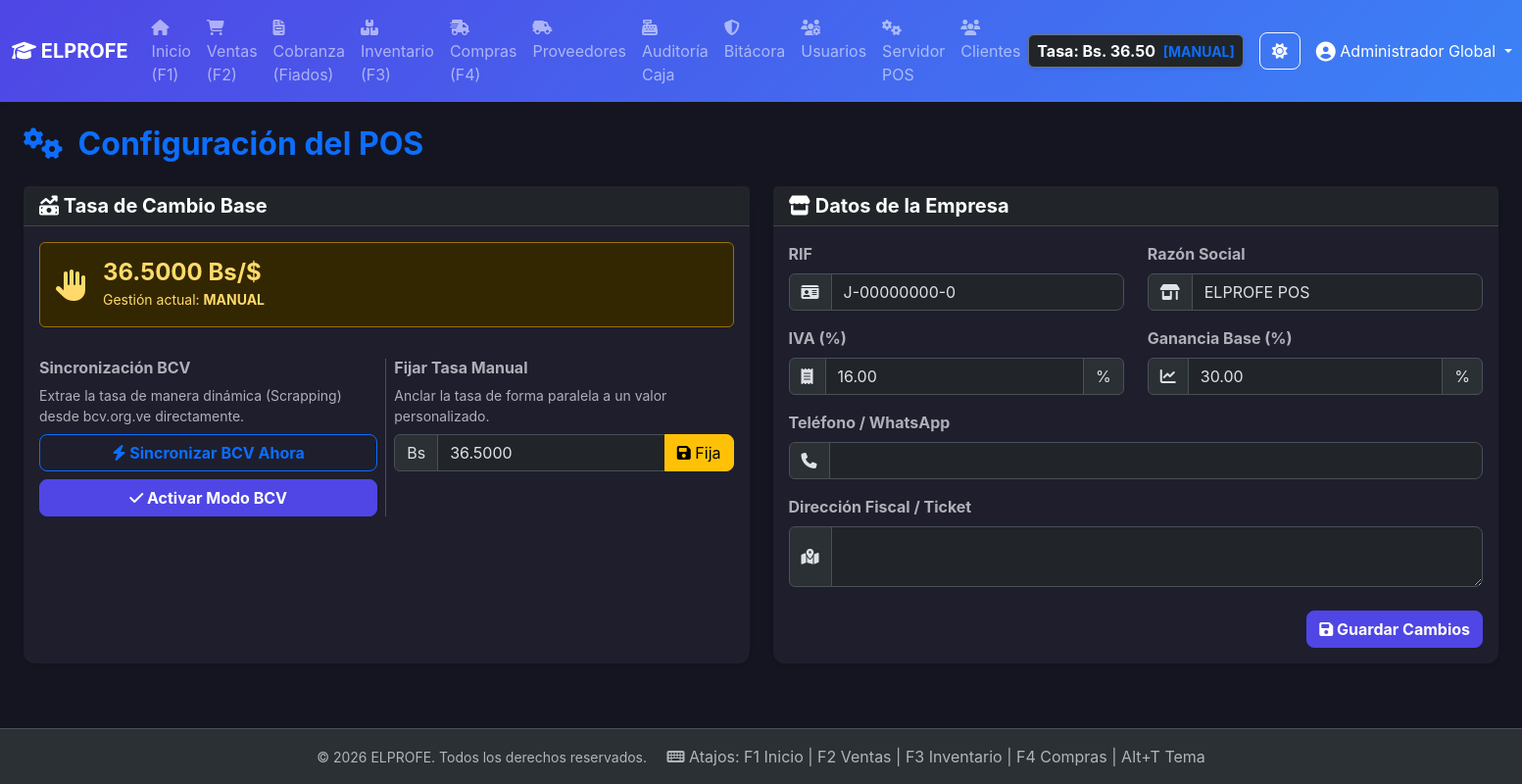
Page /configuracion (signed in) on the committed database.
### tables this page shows
CREATE TABLE configuracion (
    id INT AUTO_INCREMENT PRIMARY KEY,
    clave VARCHAR(50) UNIQUE NOT NULL,
    valor VARCHAR(255) NOT NULL,
    descripcion TEXT
);

### includes/functions.php (called while the page is built, shortened)
<?php
function isAdmin() {
    return isset($_SESSION['user_role']) && $_SESSION['user_role'] === 'ADMIN';
}

### includes/db.php (called while the page is built, shortened)
<?php
function getConfig($key, $pdo) {
    $stmt = $pdo->prepare("SELECT valor FROM configuracion WHERE clave = ?");
    $stmt->execute([$key]);
    $res = $stmt->fetch();
    return $res ? $res['valor'] : null;
}

### pages/configuracion.php (the view, shortened to what this page needs)
<?php
require_once '../includes/db.php';
require_once '../includes/functions.php';
$tasa_actual = getConfig('tasa_usd_bs', $pdo);
$tasa_tipo = getConfig('tasa_tipo', $pdo) ?: 'MANUAL';
$emp_nombre = getConfig('empresa_nombre', $pdo) ?: 'ELPROFE POS';
$emp_dir = getConfig('empresa_direccion', $pdo) ?: '';
$emp_tel = getConfig('empresa_telefono', $pdo) ?: '';
$emp_rif = getConfig('empresa_rif', $pdo) ?: 'J-00000000-0';
$emp_iva = getConfig('empresa_iva', $pdo) ?: '16.00';
$emp_margen = getConfig('empresa_margen', $pdo) ?: '30.00';
require_once '../includes/header.php';
?>
<div class="d-flex justify-content-between align-items-center mb-4">
    <h2 class="fw-bold mb-0 text-primary"><i class="fa-solid fa-gears me-2"></i> Configuración del POS</h2>
</div>
<div class="row">
    <div class="col-lg-6 mb-4">
        <div class="card shadow-sm border-0 h-100">
            <div class="card-header bg-dark text-white">
                <h5 class="card-title fw-bold mb-0"><i class="fa-solid fa-money-bill-trend-up"></i> Tasa de Cambio Base</h5>
            </div>
            <div class="card-body">
                <div class="alert <?php echo $tasa_tipo === 'BCV' ? 'alert-info' : 'alert-warning'; ?> d-flex align-items-center">
                    <i class="fa-solid <?php echo $tasa_tipo === 'BCV' ? 'fa-globe' : 'fa-hand'; ?> fa-2x me-3"></i>
                    <div>
                        <h4 class="mb-0 fw-bold"><?php echo number_format($tasa_actual, 4); ?> Bs/$</h4>
                        <small>Gestión actual: <strong><?php echo $tasa_tipo; ?></strong></small>
                    </div>
                </div>
                <div class="row g-3 mt-3">
                    <div class="col-md-6 border-end">
                        <h6 class="fw-bold text-muted">Sincronización BCV</h6>
                        <p class="small text-muted mb-2">Extrae la tasa de manera dinámica (Scrapping) desde bcv.org.ve directamente.</p>
                        <button class="btn btn-outline-primary w-100 fw-bold mb-2" id="btn-sync-bcv">
                            <i class="fa-solid fa-bolt"></i> Sincronizar BCV Ahora
                        </button>
                        <?php if ($tasa_tipo !== 'BCV'): ?>
                        <form method="POST" action="/ELPROFE/configuracion">
                            <button type="submit" class="btn btn-primary w-100 fw-bold"><i class="fa-solid fa-check"></i> Activar Modo BCV</button>
                        </form>
                        <?php endif; ?>
                    </div>
                    <div class="col-md-6">
                        <h6 class="fw-bold text-muted">Fijar Tasa Manual</h6>
                        <p class="small text-muted mb-2">Anclar la tasa de forma paralela a un valor personalizado.</p>
                        <form method="POST" action="/ELPROFE/configuracion">
                            <div class="input-group mb-2">
                                <span class="input-group-text">Bs</span>
                                <input type="number" step="0.0001" min="0.1" name="tasa_manual" class="form-control" placeholder="Ej. 36.50" value="<?php echo number_format($tasa_actual, 4, '.', ''); ?>" required>
                                <button class="btn btn-warning" type="submit"><i class="fa-solid fa-save"></i> Fija</button>
                            </div>
                        </form>
                    </div>
                </div>
            </div>
        </div>
    </div>
    <div class="col-lg-6 mb-4">
        <div class="card shadow-sm border-0 h-100">
            <div class="card-header bg-dark text-white">
                <h5 class="card-title fw-bold mb-0"><i class="fa-solid fa-store"></i> Datos de la Empresa</h5>
            </div>
            <div class="card-body">
                <form method="POST" action="/ELPROFE/configuracion">
                    <div class="row">
                        <div class="col-sm-6 mb-3">
                            <label class="form-label text-muted fw-bold">RIF</label>
                            <div class="input-group">
                                <span class="input-group-text"><i class="fa-solid fa-id-card"></i></span>
                                <input type="text" name="empresa_rif" class="form-control" value="<?php echo htmlspecialchars($emp_rif); ?>" required>
                            </div>
                        </div>
                        <div class="col-sm-6 mb-3">
                            <label class="form-label text-muted fw-bold">Razón Social</label>
                            <div class="input-group">
                                <span class="input-group-text"><i class="fa-solid fa-shop"></i></span>
                                <input type="text" name="empresa_nombre" class="form-control" value="<?php echo htmlspecialchars($emp_nombre); ?>" required>
                            </div>
                        </div>
                    </div>
                    <div class="row">
                        <div class="col-sm-6 mb-3">
                            <label class="form-label text-muted fw-bold">IVA (%)</label>
                            <div class="input-group">
                                <span class="input-group-text"><i class="fa-solid fa-receipt"></i></span>
                                <input type="number" step="0.01" name="empresa_iva" class="form-control" value="<?php echo htmlspecialchars($emp_iva); ?>" required>
                                <span class="input-group-text">%</span>
                            </div>
                        </div>
                        <div class="col-sm-6 mb-3">
                            <label class="form-label text-muted fw-bold">Ganancia Base (%)</label>
                            <div class="input-group">
                                <span class="input-group-text"><i class="fa-solid fa-chart-line"></i></span>
                                <input type="number" step="0.01" name="empresa_margen" class="form-control" value="<?php echo htmlspecialchars($emp_margen); ?>">
                                <span class="input-group-text">%</span>
                            </div>
                        </div>
                    </div>
                    <div class="mb-3">
                        <label class="form-label text-muted fw-bold">Teléfono / WhatsApp</label>
                        <div class="input-group">
                            <span class="input-group-text"><i class="fa-solid fa-phone"></i></span>
                            <input type="text" name="empresa_telefono" class="form-control" value="<?php echo htmlspecialchars($emp_tel); ?>">
                        </div>
                    </div>
                    <div class="mb-2">
                        <label class="form-label text-muted fw-bold">Dirección Fiscal / Ticket</label>
                        <div class="input-group">
                            <span class="input-group-text"><i class="fa-solid fa-map-location-dot"></i></span>
                            <textarea name="empresa_direccion" class="form-control" rows="2"><?php echo htmlspecialchars($emp_dir); ?></textarea>
                        </div>
                    </div>
                    <div class="text-end mt-4">
                        <button type="submit" class="btn btn-primary fw-bold"><i class="fa-solid fa-save"></i> Guardar Cambios</button>
                    </div>
                </form>
            </div>
        </div>
    </div>
</div>
<?php require_once '../includes/footer.php'; ?>

### includes/header.php (shortened to what this page needs)
<?php
require_once 'db.php';
require_once 'functions.php';
?>
<!DOCTYPE html>
<html lang="es" data-bs-theme="dark">
<head>
    <link href="https://cdn.jsdelivr.net/npm/bootstrap@5.3.2/dist/css/bootstrap.min.css" rel="stylesheet">
    <link rel="stylesheet" href="https://cdnjs.cloudflare.com/ajax/libs/font-awesome/6.4.2/css/all.min.css">
    <link rel="stylesheet" href="https://cdn.jsdelivr.net/npm/sweetalert2@11.7.32/dist/sweetalert2.min.css">
    <link rel="stylesheet" href="/ELPROFE/assets/css/style.css">
</head>
<body class="d-flex flex-column min-vh-100">
<?php if (isset($_SESSION['user_id'])): ?>
<nav class="navbar navbar-expand-lg navbar-dark bg-primary shadow-sm mb-4">
  <div class="container-fluid">
    <a class="navbar-brand fw-bold" href="/ELPROFE/dashboard"><i class="fa-solid fa-graduation-cap"></i> ELPROFE</a>
    <div class="collapse navbar-collapse" id="navbarNav">
      <ul class="navbar-nav me-auto">
        <?php if (basename($_SERVER['PHP_SELF']) !== 'dashboard.php'): ?>
        <li class="nav-item">
          <a class="nav-link" href="/ELPROFE/dashboard"><i class="fa-solid fa-house"></i> Inicio (F1)</a>
        </li>
        <?php endif; ?>
        <li class="nav-item">
          <a class="nav-link" href="/ELPROFE/ventas"><i class="fa-solid fa-cart-shopping"></i> Ventas (F2)</a>
        </li>
        <li class="nav-item">
          <a class="nav-link" href="/ELPROFE/proformas"><i class="fa-solid fa-file-invoice"></i> Cobranza (Fiados)</a>
        </li>
        <?php if (isAdmin()): ?>
        <li class="nav-item">
          <a class="nav-link" href="/ELPROFE/inventario"><i class="fa-solid fa-boxes-stacked"></i> Inventario (F3)</a>
        </li>
        <li class="nav-item">
          <a class="nav-link" href="/ELPROFE/compras"><i class="fa-solid fa-truck-fast"></i> Compras (F4)</a>
        </li>
        <li class="nav-item">
          <a class="nav-link" href="/ELPROFE/proveedores"><i class="fa-solid fa-truck-field"></i> Proveedores</a>
        </li>
        <li class="nav-item">
          <a class="nav-link" href="/ELPROFE/caja"><i class="fa-solid fa-cash-register"></i> Auditoría Caja</a>
        </li>
        <li class="nav-item">
          <a class="nav-link" href="/ELPROFE/bitacora"><i class="fa-solid fa-shield-halved"></i> Bitácora</a>
        </li>
        <li class="nav-item">
          <a class="nav-link" href="/ELPROFE/usuarios"><i class="fa-solid fa-users-gear"></i> Usuarios</a>
        </li>
        <li class="nav-item">
          <a class="nav-link" href="/ELPROFE/configuracion"><i class="fa-solid fa-gears"></i> Servidor POS</a>
        </li>
        <?php endif; ?>
        <li class="nav-item">
          <a class="nav-link" href="/ELPROFE/clientes"><i class="fa-solid fa-users"></i> Clientes</a>
        </li>
      </ul>
      <div class="d-flex align-items-center">
        <span class="badge bg-dark text-white border border-secondary me-3 p-2 fs-6 shadow-sm">
            Tasa: Bs. <span id="tasa-actual"><?php echo number_format(getConfig('tasa_usd_bs', $pdo), 2); ?></span>
            <small class="ms-1 text-primary fw-bold">[<?php echo getConfig('tasa_tipo', $pdo) ?: 'FIJA'; ?>]</small>
        </span>
        <button class="btn btn-outline-light me-3" id="theme-toggle" title="Cambiar Tema (Alt+T)">
            <i class="fa-solid fa-moon"></i>
        </button>
        <div class="dropdown">
          <a class="text-white text-decoration-none dropdown-toggle" href="#" role="button" data-bs-toggle="dropdown" aria-expanded="false">
            <i class="fa-solid fa-user-circle fa-lg"></i> <?php echo htmlspecialchars($_SESSION['user_name']); ?>
          </a>
        </div>
      </div>
    </div>
  </div>
</nav>
<main class="container-fluid flex-grow-1 px-4">
<?php else: ?>
<main class="container d-flex flex-column justify-content-center align-items-center flex-grow-1">
<?php endif; ?>

### assets/css/style.css (style rules this page uses)
:root { --primary-color: #4f46e5; --hover-color: #4338ca; }
body { font-family: 'Inter', system-ui, -apple-system, "Segoe UI", Roboto, "Helvetica Neue", Arial, sans-serif; transition: background-color 0.3s ease, color 0.3s ease; }
.navbar.bg-primary { background: linear-gradient(135deg, var(--primary-color) 0%, #3b82f6 100%) !important; }
.card { border: none; border-radius: 12px; box-shadow: 0 4px 6px -1px rgba(0, 0, 0, 0.1), 0 2px 4px -1px rgba(0, 0, 0, 0.06); transition: transform 0.2s ease, box-shadow 0.2s ease; }
.btn, .form-control, .form-select { border-radius: 8px; }
.btn-primary { background-color: var(--primary-color); border-color: var(--primary-color); }
[data-bs-theme="dark"] .card { background-color: #1e1e2d; box-shadow: 0 4px 6px -1px rgba(0, 0, 0, 0.3); }
[data-bs-theme="dark"] body { background-color: #151521; }

### rows in the picture
configuracion: valor "36.50", valor "36.5000", tasa_manual "36.5000"
configuracion: valor "MANUAL"

### other values in the picture
$_SESSION['user_name'] "Administrador Global"
